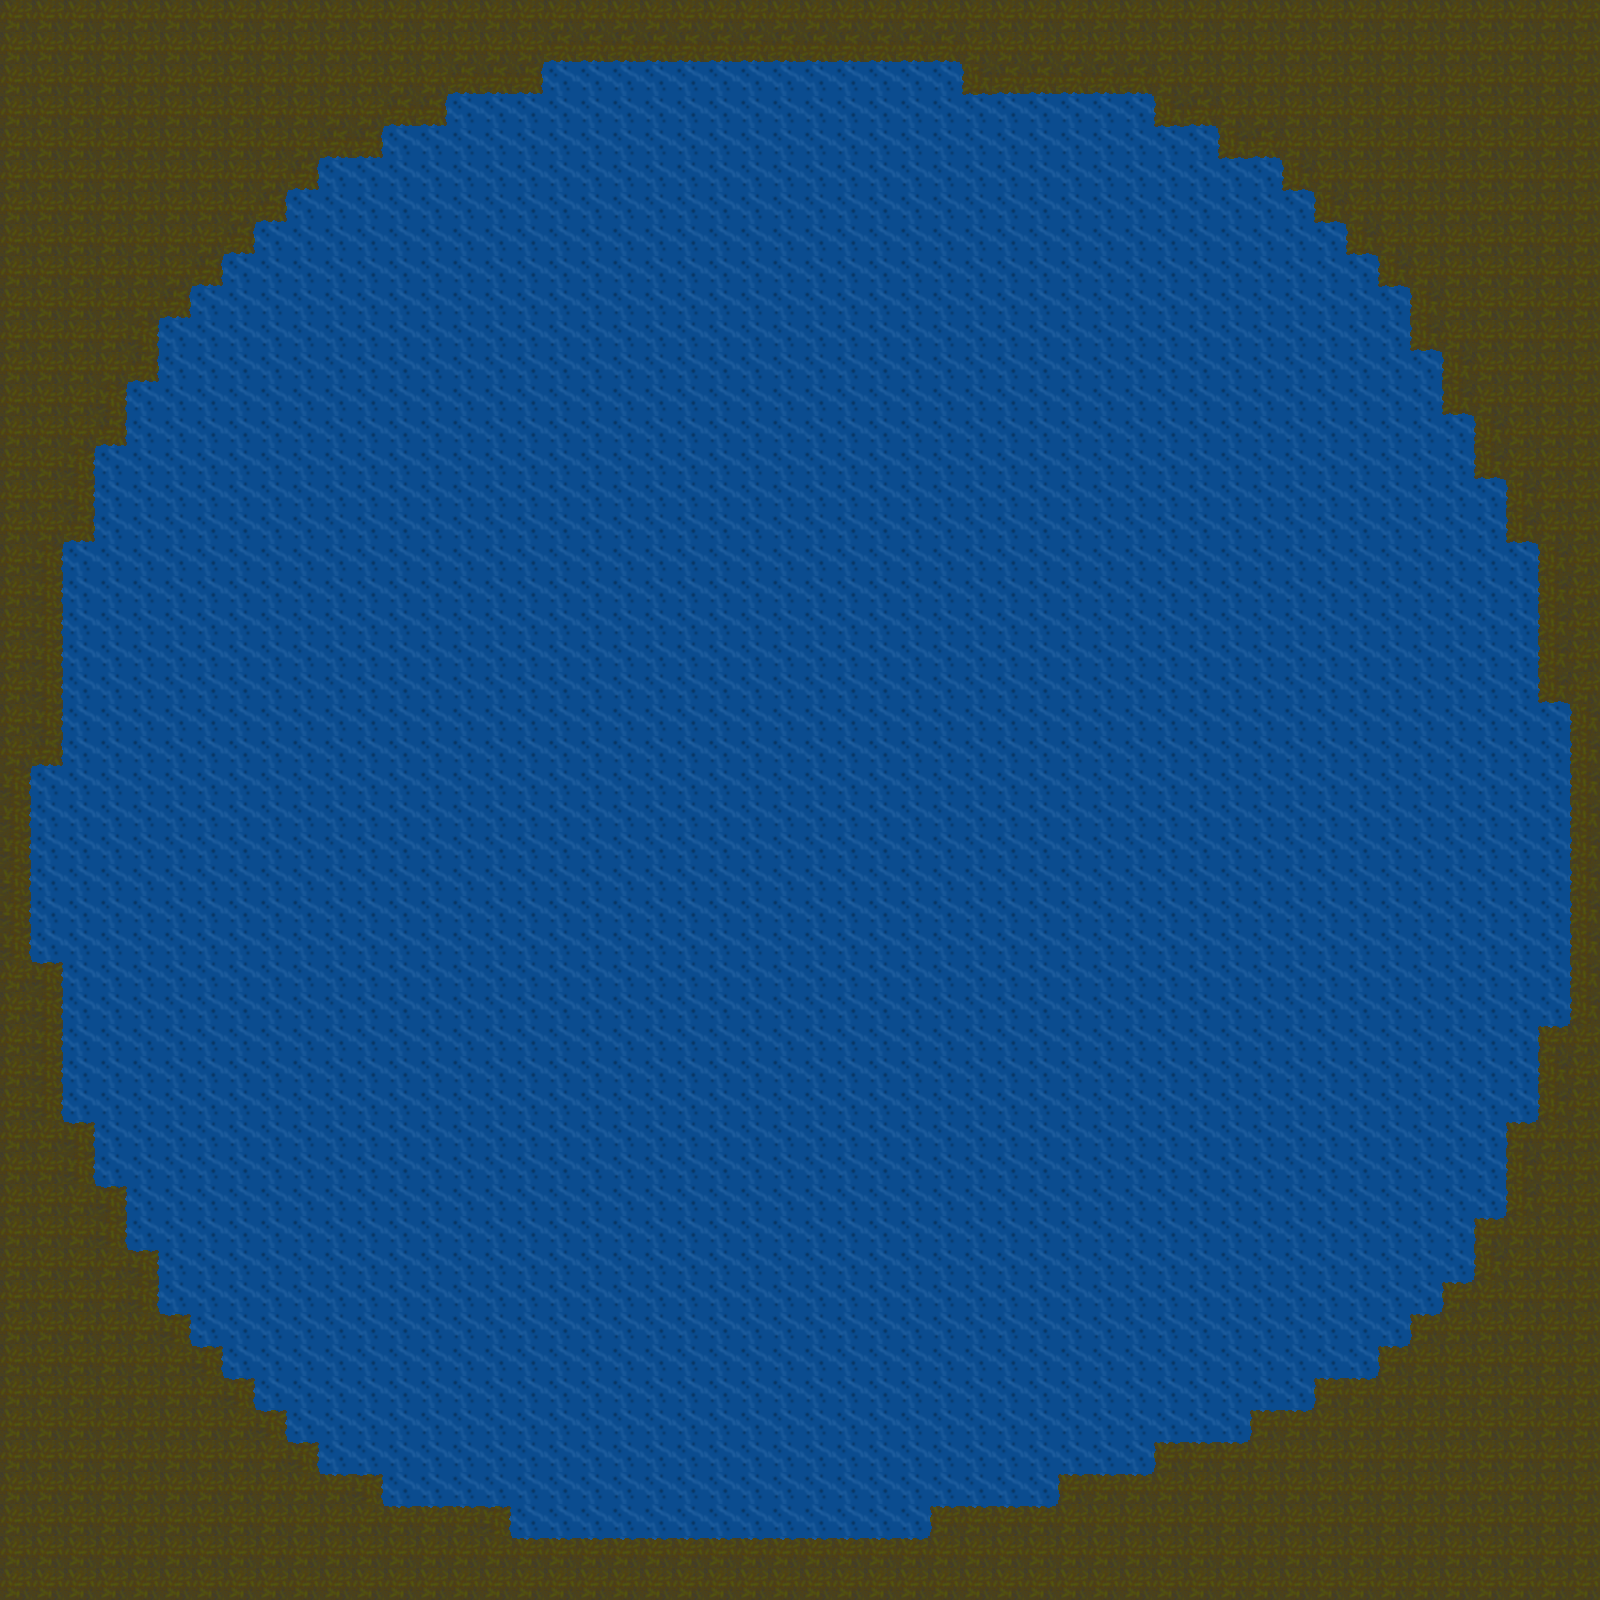

A 2D game scene composited from a Tiled map and its tileset images. What follows is a short description and the map's XML, with each tile layer's data collapsed to a summary:
An orthogonal 50x50 tile map with 32x32 px tiles, 2 tile layers (background, Tile Layer 2) and 59 objects.

<map version="1.0" orientation="orthogonal" renderorder="right-down" width="50" height="50" tilewidth="32" tileheight="32" nextobjectid="71">
 <tileset firstgid="1" name="tileset_1" tilewidth="32" tileheight="32" tilecount="25" columns="5">
  <image source="evolvetexturemap1.png" width="160" height="160" />
 </tileset>
 <layer name="background" width="50" height="50">
  <data>[2500 cells, 2500 non-empty, 1 distinct tile ids]</data>
 </layer>
 <layer name="Tile Layer 2" width="50" height="50">
  <data>[2500 cells, 681 non-empty, 9 distinct tile ids]</data>
 </layer>
 <objectgroup name="Edge">
  <object id="1" x="0" y="1568" width="800" height="32" />
  <object id="2" x="800" y="1568" width="800" height="32" />
  <object id="5" x="1568" y="0" width="32" height="768" />
  <object id="6" x="1568" y="768" width="32" height="800" />
  <object id="7" x="1597.33" y="954.667" height="2.66667" />
  <object id="8" x="512" y="0" width="1056" height="32" />
  <object id="9" x="0" y="0" width="512" height="32" />
  <object id="10" x="0" y="32" width="32" height="928" />
  <object id="11" x="0" y="960" width="32" height="608" />
  <object id="21" x="32" y="32" width="1536" height="32" />
  <object id="22" x="960" y="64" width="608" height="32" />
  <object id="23" x="1152" y="96" width="416" height="32" />
  <object id="24" x="1216" y="128" width="352" height="32" />
  <object id="25" x="1280" y="160" width="288" height="32" />
  <object id="26" x="1312" y="192" width="256" height="32" />
  <object id="27" x="1344" y="224" width="224" height="32" />
  <object id="28" x="1376" y="256" width="192" height="32" />
  <object id="29" x="1408" y="288" width="160" height="64" />
  <object id="30" x="1440" y="352" width="128" height="64" />
  <object id="31" x="1472" y="416" width="96" height="64" />
  <object id="32" x="1504" y="480" width="64" height="64" />
  <object id="33" x="1536" y="544" width="32" height="160" />
  <object id="34" x="32" y="64" width="512" height="32" />
  <object id="35" x="32" y="96" width="416" height="32" />
  <object id="36" x="32" y="128" width="352" height="32" />
  <object id="37" x="32" y="160" width="288" height="32" />
  <object id="38" x="32" y="192" width="256" height="32" />
  <object id="39" x="32" y="224" width="224" height="32" />
  <object id="40" x="32" y="256" width="192" height="32" />
  <object id="41" x="32" y="288" width="160" height="32" />
  <object id="42" x="32" y="320" width="128" height="64" />
  <object id="43" x="32" y="384" width="96" height="64" />
  <object id="44" x="32" y="448" width="64" height="96" />
  <object id="45" x="32" y="544" width="32" height="224" />
  <object id="46" x="32" y="960" width="32" height="608" />
  <object id="47" x="64" y="1120" width="32" height="448" />
  <object id="48" x="96" y="1184" width="32" height="384" />
  <object id="49" x="128" y="1248" width="32" height="320" />
  <object id="50" x="160" y="1312" width="32" height="256" />
  <object id="51" x="192" y="1344" width="32" height="224" />
  <object id="52" x="224" y="1376" width="32" height="192" />
  <object id="53" x="256" y="1408" width="32" height="160" />
  <object id="54" x="288" y="1440" width="32" height="128" />
  <object id="55" x="320" y="1472" width="64" height="96" />
  <object id="56" x="384" y="1504" width="128" height="64" />
  <object id="57" x="512" y="1536" width="1056" height="32" />
  <object id="58" x="928" y="1504" width="640" height="32" />
  <object id="59" x="1056" y="1472" width="512" height="32" />
  <object id="60" x="1152" y="1440" width="416" height="32" />
  <object id="61" x="1248" y="1408" width="320" height="32" />
  <object id="62" x="1312" y="1376" width="256" height="32" />
  <object id="63" x="1376" y="1344" width="192" height="32" />
  <object id="64" x="1408" y="1312" width="160" height="32" />
  <object id="65" x="1440" y="1280" width="128" height="32" />
  <object id="66" x="1472" y="1216" width="96" height="64" />
  <object id="67" x="1504" y="1120" width="64" height="96" />
  <object id="68" x="1536" y="1024" width="32" height="96" />
 </objectgroup>
 <objectgroup name="Enemies">
  <object id="69" x="736" y="512" width="32" height="32" />
 </objectgroup>
 <objectgroup name="PlayerSpawner">
  <object id="70" x="736" y="800" width="32" height="32" />
 </objectgroup>
</map>
